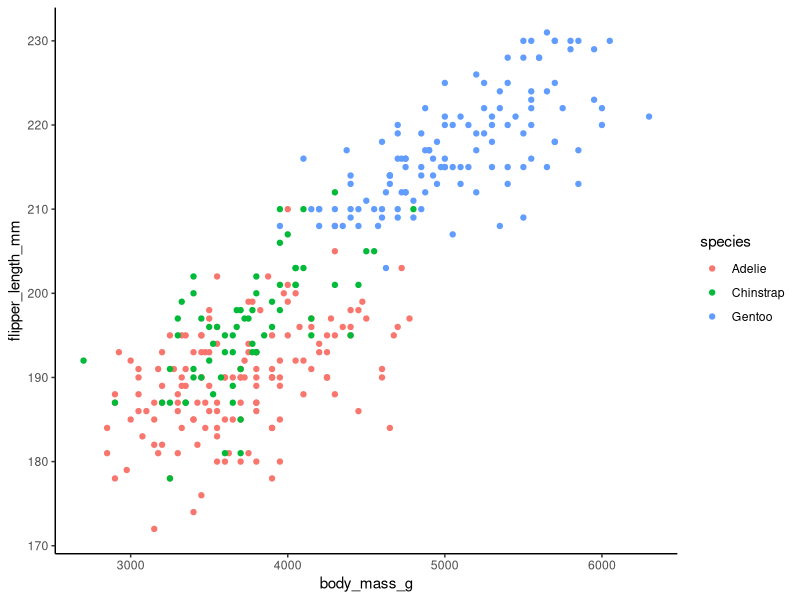
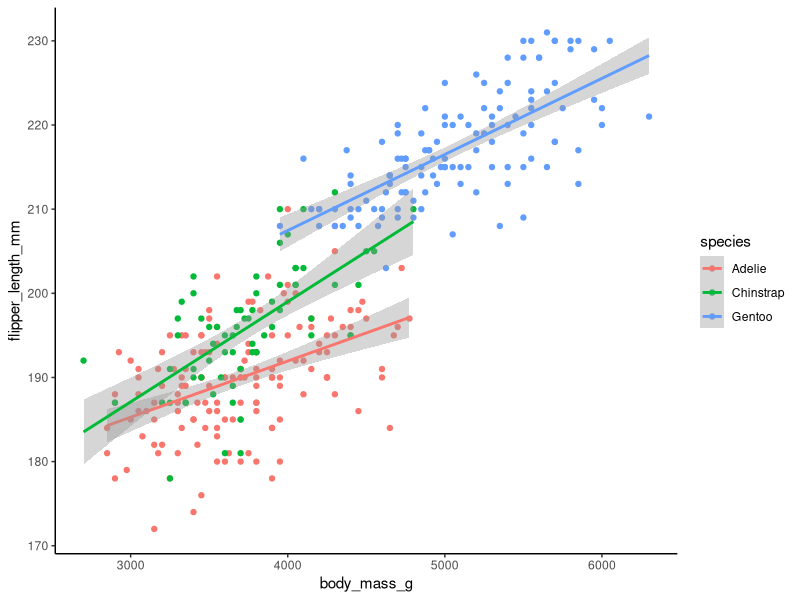

Reproduce these figures in R, in order.
## ---- chunk 1
#install.packages("palmerpenguins")
library (palmerpenguins)
library(tidyverse)

View(penguins)
dim(penguins)
ncol(penguins)
head(penguins)
## ---- chunk 2
ggplot(penguins)+
  geom_point(mapping = aes(x=body_mass_g, y=flipper_length_mm, color=species))+
  theme_classic()
## ---- chunk 3
ggplot(penguins)+
  geom_point(mapping = aes(x=body_mass_g, y=flipper_length_mm, color=species))+
 geom_smooth(mapping = aes(x=body_mass_g, y=flipper_length_mm, color=species), method = 'lm')+
  theme_classic()
